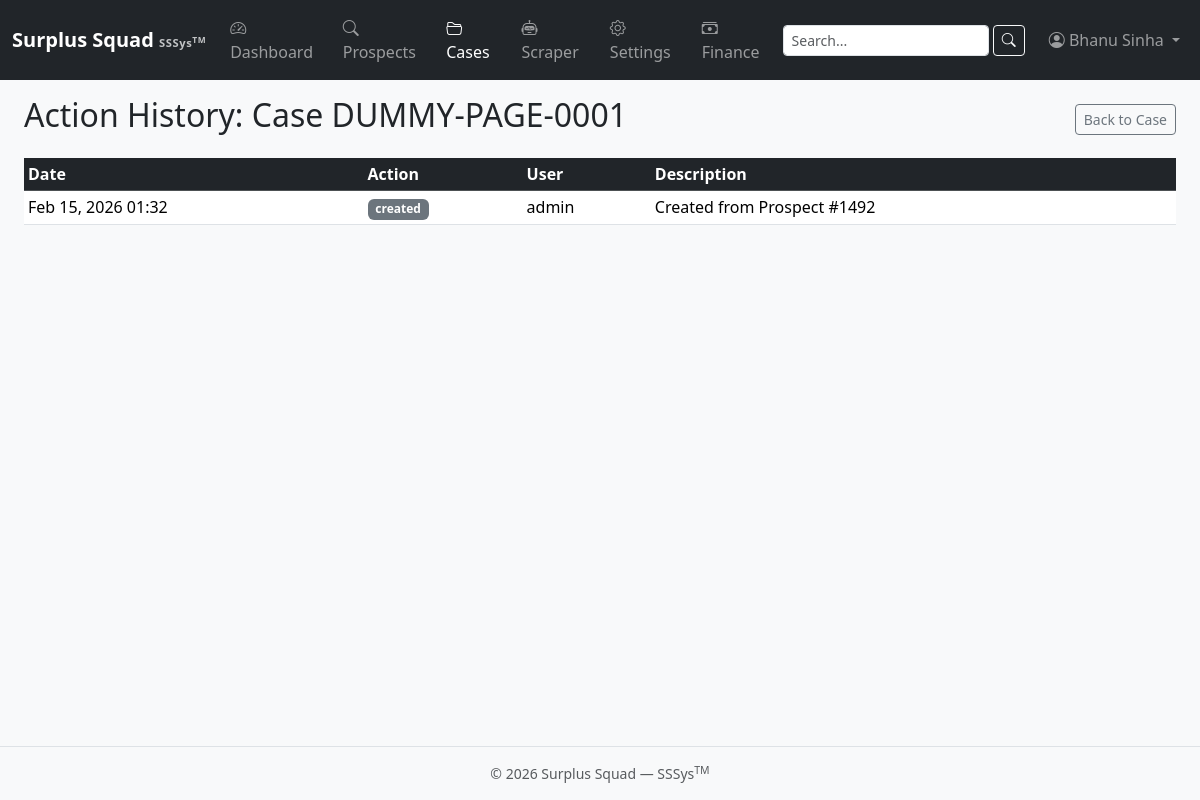
The app's page /cases/4/history/ (signed in) with its own data.
### apps/cases/models.py (models this page shows, shortened)
class Case(models.Model):
    CASE_TYPE_CHOICES = [
        ("TD", "Tax Deed"),
        ("TL", "Tax Lien"),
        ("SS", "Sheriff Sale"),
        ("MF", "Mortgage Foreclosure"),
    ]
    CASE_STATUS = [
        ("active", "Active"),
        ("monitoring", "Monitoring"),
        ("follow_up", "Follow Up"),
        ("closed_won", "Closed Won"),
        ("closed_lost", "Closed Lost"),
    ]
    prospect = models.OneToOneField("prospects.Prospect", on_delete=models.CASCADE, related_name="case")
    case_type = models.CharField(max_length=8, choices=CASE_TYPE_CHOICES)
    county = models.ForeignKey("locations.County", on_delete=models.CASCADE, related_name="cases")
    status = models.CharField(max_length=32, choices=CASE_STATUS, default="active")
    assigned_to = models.ForeignKey(User, on_delete=models.SET_NULL, null=True, blank=True, related_name="assigned_cases")
    property_address = models.CharField(max_length=400, blank=True, default="")
    case_number = models.CharField(max_length=200, blank=True, default="")
    parcel_id = models.CharField(max_length=200, blank=True, default="")
    contract_date = models.DateField(null=True, blank=True)
    contract_notes = models.TextField(blank=True, default="")
    created_at = models.DateTimeField(auto_now_add=True)
    updated_at = models.DateTimeField(auto_now=True)
    class Meta:
        ordering = ["-created_at"]

class CaseActionLog(models.Model):
    case = models.ForeignKey(Case, on_delete=models.CASCADE, related_name="action_logs")
    user = models.ForeignKey(User, on_delete=models.SET_NULL, null=True, blank=True)
    action_type = models.CharField(max_length=64)
    description = models.TextField(blank=True, default="")
    metadata = models.JSONField(default=dict, blank=True)
    created_at = models.DateTimeField(auto_now_add=True)
    class Meta:
        ordering = ["-created_at"]

### apps/cases/views.py (the view)
# urls.py: path("<int:pk>/history/", views.CaseHistoryView.as_view(), name="history"),
class CaseHistoryView(CasesAccessMixin, DetailView):
    model = Case
    template_name = "cases/history.html"
    def get_context_data(self, **kwargs):
        ctx = super().get_context_data(**kwargs)
        ctx["logs"] = self.object.action_logs.select_related("user").all()
        return ctx

### apps/accounts/mixins.py (called while the page is built)
    def test_func(self):
        user = self.request.user
        if not hasattr(user, 'profile'):
            return False
        return user.profile.can_view_cases or user.profile.is_admin

### apps/accounts/models.py (called while the page is built)
    @property
    def can_view_prospects(self):
        return self.role in {self.ROLE_PROSPECTS_ONLY, self.ROLE_BOTH, self.ROLE_ADMIN}

    @property
    def can_view_cases(self):
        return self.role in {self.ROLE_CASES_ONLY, self.ROLE_BOTH, self.ROLE_ADMIN}

    @property
    def is_admin(self):
        return self.role == self.ROLE_ADMIN or self.user.is_superuser

### templates/cases/history.html (shortened to what this page needs)
{% extends "base.html" %}
{% block content %}
<div class="d-flex justify-content-between align-items-center mb-3">
  <h2>Action History: Case {{ object.case_number|default:object.pk }}</h2>
  <a href="{% url 'cases:detail' object.pk %}" class="btn btn-sm btn-outline-secondary">Back to Case</a>
</div>
<div class="table-responsive">
  <table class="table table-hover table-sm">
    <thead class="table-dark">
      <tr>
        <th>Date</th>
        <th>Action</th>
        <th>User</th>
        <th>Description</th>
      </tr>
    </thead>
    <tbody>
      {% for log in logs %}
      <tr>
        <td>{{ log.created_at|date:"M d, Y H:i" }}</td>
        <td><span class="badge bg-secondary">{{ log.action_type }}</span></td>
        <td>{{ log.user.username|default:"System" }}</td>
        <td>{{ log.description|default:"-" }}</td>
      </tr>
      {% empty %}
      <tr><td colspan="4" class="text-center text-muted">No history yet.</td></tr>
      {% endfor %}
    </tbody>
  </table>
</div>
{% endblock %}

### templates/includes/navbar.html (shortened to what this page needs)
<nav class="navbar navbar-expand-lg navbar-dark bg-dark">
  <div class="container-fluid">
    <a class="navbar-brand d-flex flex-column lh-1" href="{% url 'dashboard:home' %}">
      <span class="fw-bold">Surplus Squad
      <small class="text-light opacity-75" style="font-size:.7rem;">SSSys<sup>TM</sup></small>
    </span>
    </a>
    <div class="collapse navbar-collapse" id="mainNav">
      {% if user.is_authenticated %}
      <ul class="navbar-nav me-auto">
        <li class="nav-item">
          <a class="nav-link {% if request.resolver_match.app_name == 'dashboard' %}active{% endif %}"
             href="{% url 'dashboard:home' %}">
            <i class="bi bi-speedometer2"></i> Dashboard
          </a>
        </li>
        {% if user.profile.can_view_prospects or user.is_superuser %}
        <li class="nav-item">
          <a class="nav-link {% if request.resolver_match.app_name == 'prospects' %}active{% endif %}"
             href="{% url 'prospects:type_select' %}">
            <i class="bi bi-search"></i> Prospects
          </a>
        </li>
        {% endif %}
        {% if user.profile.can_view_cases or user.is_superuser %}
        <li class="nav-item">
          <a class="nav-link {% if request.resolver_match.app_name == 'cases' %}active{% endif %}"
             href="{% url 'cases:list' %}">
            <i class="bi bi-folder2-open"></i> Cases
          </a>
        </li>
        {% endif %}
        {% if user.profile.is_admin or user.is_superuser %}
        <li class="nav-item">
          <a class="nav-link {% if request.resolver_match.app_name == 'scraper' %}active{% endif %}"
             href="{% url 'scraper:dashboard' %}">
            <i class="bi bi-robot"></i> Scraper
          </a>
        </li>
        <li class="nav-item">
          <a class="nav-link {% if request.resolver_match.app_name == 'settings_app' or request.resolver_match.app_name == 'locations' %}active{% endif %}"
             href="{% url 'settings_app:home' %}">
            <i class="bi bi-gear"></i> Settings
          </a>
        </li>
        {% endif %}
        {% if user.profile.is_admin or user.is_superuser or user.profile.can_manage_finance_settings %}
        <li class="nav-item">
          <a class="nav-link {% if request.resolver_match.app_name == 'settings_app' and request.resolver_match.url_name == 'finance' %}active{% endif %}"
             href="{% url 'settings_app:finance' %}">
            <i class="bi bi-cash-stack"></i> Finance
          </a>
        </li>
        {% endif %}
      </ul>
      <form class="d-flex me-3" method="get" action="{% url 'search' %}">
        <input class="form-control form-control-sm me-1" type="search" name="q" placeholder="Search..." aria-label="Search" value="{{ request.GET.q|default:'' }}">
        <button class="btn btn-sm btn-outline-light" type="submit"><i class="bi bi-search"></i></button>
      </form>
      <ul class="navbar-nav">
        <li class="nav-item dropdown">
          <a class="nav-link dropdown-toggle" href="#" id="userMenu"
             role="button" data-bs-toggle="dropdown" aria-expanded="false">
            <i class="bi bi-person-circle"></i> {{ user.get_full_name|default:user.username }}
          </a>
        </li>
      </ul>
      {% endif %}
    </div>
  </div>
</nav>

### static/css/style.css (style rules this page uses)
body { min-height: 100vh; display: flex; flex-direction: column; background-color: #f8f9fa; }
.navbar-brand small { letter-spacing: .05em; }
.table th { white-space: nowrap; }

### records on screen
Case: case_number "DUMMY-PAGE-0001"
CaseActionLog: created_at "Feb 15, 2026 01:32", action_type "created", user.username "admin", description "Created from Prospect #1492"

### other values on screen
{{ user.get_full_name|default:user.username }} "Bhanu Sinha"
